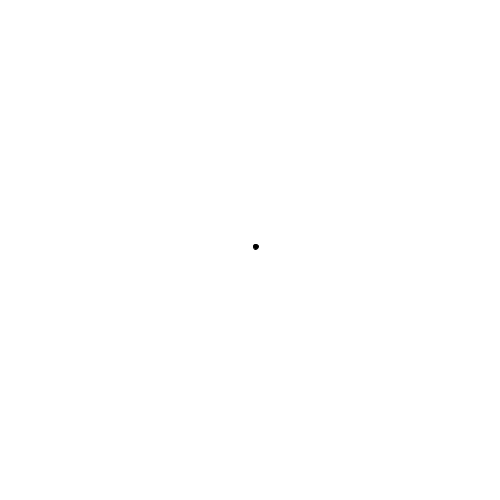
Frame 1 (no input)
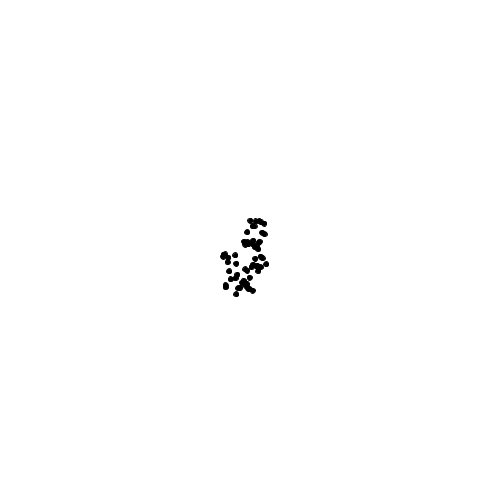
Frame 60 (the mouse pressed at the canvas centre just before this capture)
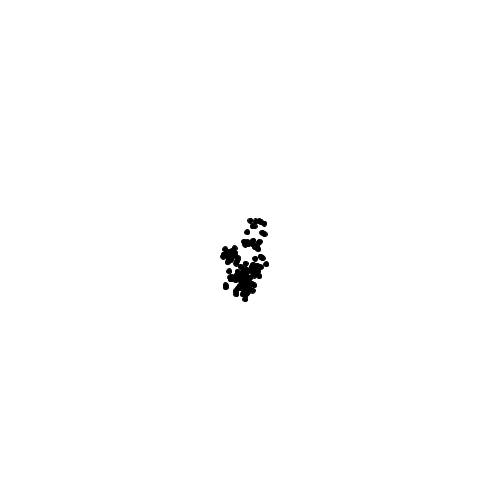
Frame 120 (the mouse held since frame 60 and released just before this capture)

The Processing sketch that drew these frames (run headless with seeded random() and noise(); from frame 60 on, the mouse is pressed at the canvas centre):

// Processing sketch: noc_randommontecarlo
// ── noc_randommontecarlo.pde
float x, y;

void setup(){
  size(500, 500);
  background(255);
  x = y = 250; 
}

void draw(){
  float stepsize = 10 * montecarlo();
  
  float stepx = random(-stepsize, stepsize);
  float stepy = random(-stepsize, stepsize);
  
  x += stepx;
  y += stepy;
  
  fill(0);
  ellipse(x, y, 5, 5);
}

// 0から1までのランダムな分布
// 高い値が選ばれる確率が高くなる
float montecarlo(){
  while(true){
    float r1 = random(1);
    float probability = r1 * r1;
    float r2 = random(1);
    
    if(r2 < probability){
      return r1;
    }
  }
}
